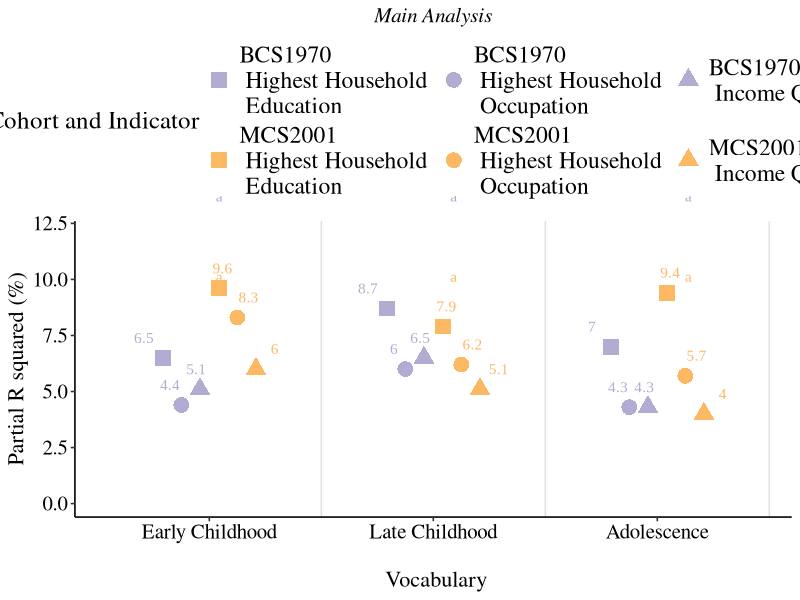
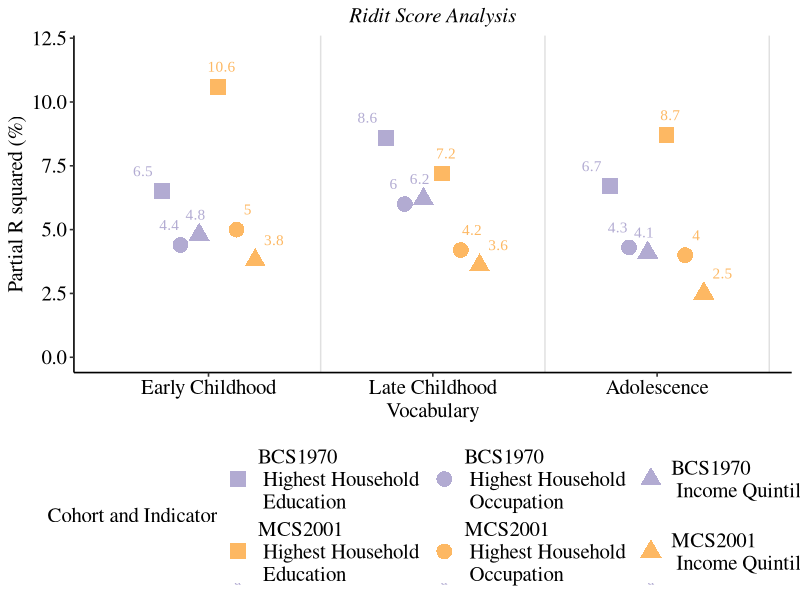
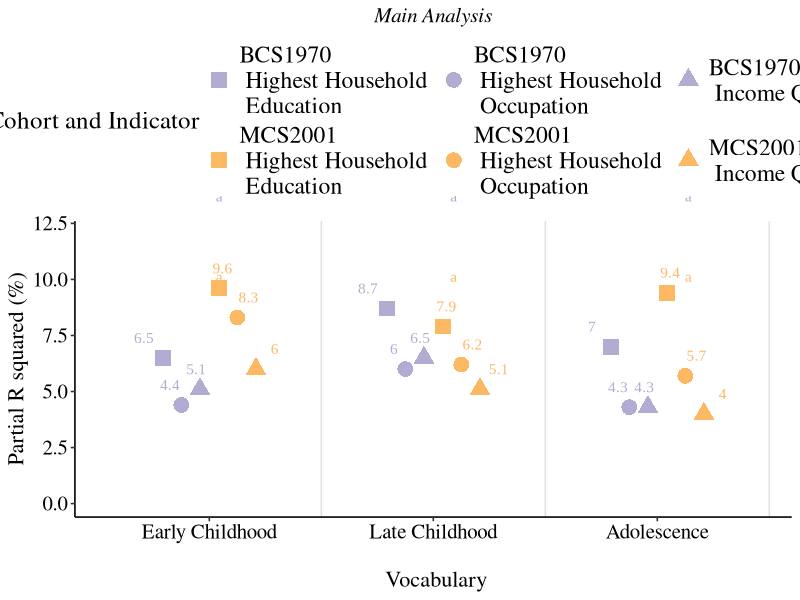
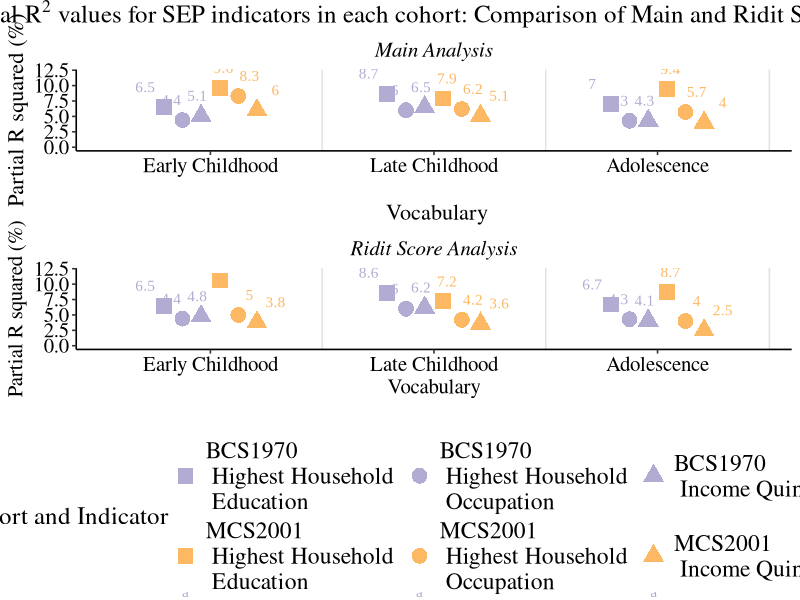

Write R code to recreate these figures, in order.
#r2 point estimates for cross cohort comparison 
#first, plot for main analysis only
#then plot ridit score r2 and combine in a panel with main analysis one
#for visual comparison 


library("ggplot2")
library("ggpubr")
library("tidyverse")

r_squared_plot1 <- data.frame(
  age = factor(c("Early Childhood", "Early Childhood", "Early Childhood", 
                 "Early Childhood", "Early Childhood", "Early Childhood", 
                 "Late Childhood", "Late Childhood" , "Late Childhood" , 
                 "Late Childhood", "Late Childhood" , "Late Childhood" , 
                 "Adolescence", "Adolescence","Adolescence",
                 "Adolescence", "Adolescence","Adolescence")), 
  cohort= factor(c("BCS1970 \n Highest Household \n Education", 
                   "MCS2001 \n Highest Household \n Education",
                   "BCS1970 \n Highest Household \n Occupation",
                   "MCS2001 \n Highest Household \n Occupation",
                   "BCS1970 \n Income Quintiles",
                   "MCS2001 \n Income Quintiles" )), 
  indicator = factor(c("BCS1970 \n Highest Household \n Education", 
                       "MCS2001 \n Highest Household \n Education",
                       "BCS1970 \n Highest Household \n Occupation",
                       "MCS2001 \n Highest Household \n Occupation",
                       "BCS1970 \n Income Quintiles",
                       "MCS2001 \n Income Quintiles" )),
  r_squared = c(6.5, 9.6,4.4,8.3,5.1,6,
                8.7, 7.9, 6, 6.2,6.5, 5.1,7, 9.4, 4.3, 5.7, 4.3, 4
             ))



#plot

r2_plot1 <- r_squared_plot1 %>% 
  mutate(age = fct_relevel(age, 
                            "Early Childhood", "Late Childhood", "Adolescence")) %>% #reorder age for x axis 
  ggplot() +
  geom_point(mapping=aes(x=age, y=r_squared,  group= cohort, color=cohort, fill=cohort, shape = indicator), 
             size=5, position = position_dodge(width=0.5)) +
  scale_color_manual(name="Cohort and Indicator", values=c("#B2ABD2","#FDB863",
                                                           "#B2ABD2","#FDB863",
                                                           "#B2ABD2", "#FDB863"), 
                     limits=c("BCS1970 \n Highest Household \n Education", 
                              "MCS2001 \n Highest Household \n Education",
                              "BCS1970 \n Highest Household \n Occupation",
                              "MCS2001 \n Highest Household \n Occupation",
                              "BCS1970 \n Income Quintiles",
                              "MCS2001 \n Income Quintiles" )) +
  scale_fill_manual(name="Cohort and Indicator", values=c("#B2ABD2","#FDB863",
                                                          "#B2ABD2","#FDB863",
                                                          "#B2ABD2", "#FDB863"), 
                    limits=c("BCS1970 \n Highest Household \n Education", 
                             "MCS2001 \n Highest Household \n Education",
                             "BCS1970 \n Highest Household \n Occupation",
                             "MCS2001 \n Highest Household \n Occupation",
                             "BCS1970 \n Income Quintiles",
                             "MCS2001 \n Income Quintiles" )) +
  scale_shape_manual(name= "Cohort and Indicator", values =c(15, 15,
                                                             16, 16,
                                                             17, 17), 
                     limits = c ("BCS1970 \n Highest Household \n Education", 
                                 "MCS2001 \n Highest Household \n Education",
                                 "BCS1970 \n Highest Household \n Occupation",
                                 "MCS2001 \n Highest Household \n Occupation",
                                 "BCS1970 \n Income Quintiles",
                                 "MCS2001 \n Income Quintiles" )) +
  theme_classic2()+
  xlab(label="\n Vocabulary") +
  ylab(label="Partial R squared (%)") +
  theme(axis.text = element_text(size=15, family = "Times", colour = "black"), 
        axis.title = element_text(size=16, family = "Times"))+
  theme(legend.text = element_text(size=17, family="Times"), 
        legend.title = element_text(size=18, family="Times"))+
  ylim(0,12)+ 
  geom_vline(xintercept = 1.5:3.5, colour="#E0E0E0") +
  theme(legend.position = "top") +
  
 ggtitle("Main Analysis") +
 theme(plot.title = element_text(face="italic", size=15, family ="Times",hjust = 0.5)) +
  
  
  geom_text(aes(x=age, y=r_squared, label=round(r_squared,1), color=factor(cohort), hjust=-1.4),
            family = "Times New Roman",
            vjust = -1.5,
            hjust = 0.5,
            #check_overlap = TRUE,
            position = position_dodge(0.7))
  #main = annotate_figure(r2_plot1, top = text_grob("Main Analysis", 
       #                           color="black", face="bold", 
                  #                size=14, family="Times"))



r2_plot1
ggsave("cross-cohort-r2-plots.png",r2_plot1, width=13, height=12.5, units= "in" ,dpi=300)




#comparison with Ridit score r2

r_squared_plotRidit <- data.frame(
  age = factor(c("Early Childhood", "Early Childhood", "Early Childhood", 
                 "Early Childhood", "Early Childhood", "Early Childhood", 
                 "Late Childhood", "Late Childhood" , "Late Childhood" , 
                 "Late Childhood", "Late Childhood" , "Late Childhood" , 
                 "Adolescence", "Adolescence","Adolescence",
                 "Adolescence", "Adolescence","Adolescence")), 
  cohort= factor(c("BCS1970 \n Highest Household \n Education", 
                   "MCS2001 \n Highest Household \n Education",
                   "BCS1970 \n Highest Household \n Occupation",
                   "MCS2001 \n Highest Household \n Occupation",
                   "BCS1970 \n Income Quintiles",
                   "MCS2001 \n Income Quintiles" )), 
  indicator = factor(c("BCS1970 \n Highest Household \n Education", 
                       "MCS2001 \n Highest Household \n Education",
                       "BCS1970 \n Highest Household \n Occupation",
                       "MCS2001 \n Highest Household \n Occupation",
                       "BCS1970 \n Income Quintiles",
                       "MCS2001 \n Income Quintiles" )),
  r_squared = c(6.5,10.6,4.4, 5, 4.8,3.8,
                8.6,7.2,6,4.2, 6.2, 3.6,
                6.7,8.7,4.3, 4, 4.1, 2.5))

#plot

r2_plotRidit <- r_squared_plotRidit %>% 
  mutate(age = fct_relevel(age, 
                           "Early Childhood", "Late Childhood", "Adolescence")) %>% #reorder age for x axis 
  ggplot() +
  geom_point(mapping=aes(x=age, y=r_squared,  group= cohort, color=cohort, fill=cohort, shape = indicator), 
             size=5, position = position_dodge(width=0.5)) +
  scale_color_manual(name="Cohort and Indicator", values=c("#B2ABD2","#FDB863",
                                                           "#B2ABD2","#FDB863",
                                                           "#B2ABD2", "#FDB863"), 
                     limits=c("BCS1970 \n Highest Household \n Education", 
                              "MCS2001 \n Highest Household \n Education",
                              "BCS1970 \n Highest Household \n Occupation",
                              "MCS2001 \n Highest Household \n Occupation",
                              "BCS1970 \n Income Quintiles",
                              "MCS2001 \n Income Quintiles" )) +
  scale_fill_manual(name="Cohort and Indicator", values=c("#B2ABD2","#FDB863",
                                                          "#B2ABD2","#FDB863",
                                                          "#B2ABD2", "#FDB863"), 
                    limits=c("BCS1970 \n Highest Household \n Education", 
                             "MCS2001 \n Highest Household \n Education",
                             "BCS1970 \n Highest Household \n Occupation",
                             "MCS2001 \n Highest Household \n Occupation",
                             "BCS1970 \n Income Quintiles",
                             "MCS2001 \n Income Quintiles" )) +
  scale_shape_manual(name= "Cohort and Indicator", values =c(15, 15,
                                                             16, 16,
                                                             17, 17), 
                     limits = c ("BCS1970 \n Highest Household \n Education", 
                                 "MCS2001 \n Highest Household \n Education",
                                 "BCS1970 \n Highest Household \n Occupation",
                                 "MCS2001 \n Highest Household \n Occupation",
                                 "BCS1970 \n Income Quintiles",
                                 "MCS2001 \n Income Quintiles" )) +
  theme_classic2()+
  xlab(label="Vocabulary") +
  ylab(label="Partial R squared (%)") +
  theme(axis.text = element_text(size=15, family = "Times", colour = "black"), 
        axis.title = element_text(size=15, family = "Times"))+
  theme(legend.text = element_text(size=15, family="Times"), 
        legend.title = element_text(size=15, family="Times"))+
  ylim(0,12)+ 
  geom_vline(xintercept = 1.5:3.5, colour="#E0E0E0") +
  theme(legend.position = "bottom") +
  
  ggtitle("Ridit Score Analysis") +
  theme(plot.title = element_text(face="italic", size=15, family ="Times",hjust = 0.5)) +
  
  geom_text(aes(x=age, y=r_squared, label=round(r_squared,1), color=factor(cohort), hjust=-1.4),
            family = "Times New Roman",
            vjust = -1.5,
            hjust = 0.5,
            #check_overlap = TRUE,
            position = position_dodge(0.7))
#ridit= annotate_figure(r2_plotRidit, top = text_grob("Ridit Score Analysis", 
            #                     color="black", face="bold", 
             #                    size=14, family="Times"))


r2_plotRidit


#combine plots
combined_plot= ggarrange(r2_plot1, r2_plotRidit, 
                        #labels = c("Main Analysis ", 
                         #        "Ridit Score Analysis"), 
                       # hjust =-2,vjust = 0.2 ,
                       #  font.label = list(size = 13, color = "black", face="italic", family="Times"),
                         ncol =1, nrow=2,  align = c( "hv"), 
                      common.legend = TRUE, 
                      legend = "bottom") +
                         # legend = NULL)
                       #legend.grob = get_legend(ridit), legend="bottom")
ggtitle("Figure 1: Partial" ~ R^2 ~ "values for SEP indicators in each cohort: Comparison of Main and Ridit Score Analyses") +
theme(plot.title = element_text(face="italic", size=18, family ="Times",
                                       hjust = 0.5, vjust = 1))

ggsave("main-ridit-r2-plots.png",combined_plot, width=11, height=11.5, units= "in" ,dpi=300)
